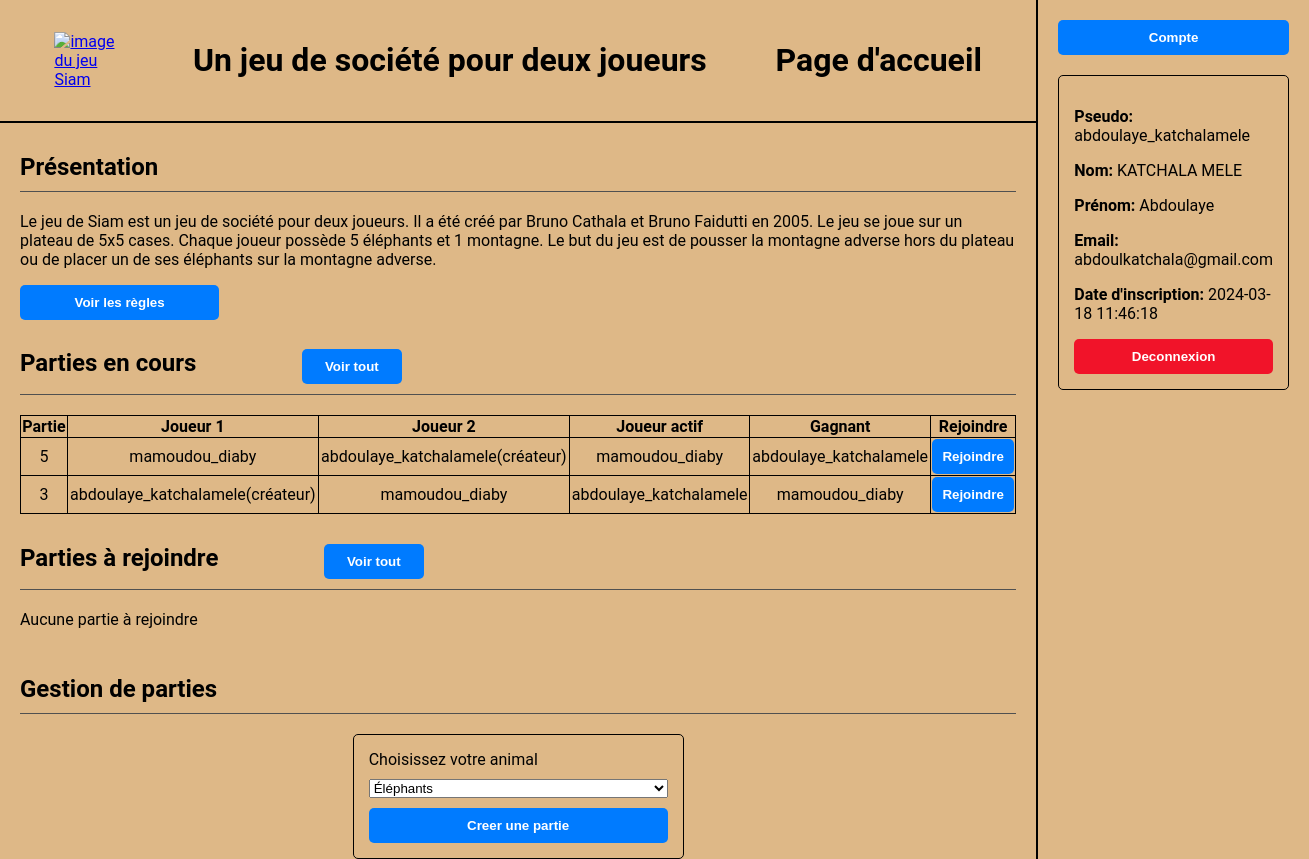
Page /pages/home_page.php (signed in) on the committed database.
### tables this page shows
CREATE TABLE Game (
  game_ID INTEGER PRIMARY KEY AUTOINCREMENT,
  board TEXT,
  last_move TEXT,
  player1 TEXT,
  player2 TEXT,
  winner TEXT,
  active_player TEXT,
  launcher TEXT,
  launch_date DATE,
  FOREIGN KEY (player1) REFERENCES User(username),
  FOREIGN KEY (player2) REFERENCES User(username),
  FOREIGN KEY (winner) REFERENCES User(username),
  FOREIGN KEY (active_player) REFERENCES User(username),
  FOREIGN KEY (launcher) REFERENCES User(username)
);

### pages/home_page.php (the view, shortened to what this page needs)
<?php
if (isset($_SESSION['username'])) {
  try {
    $db = new PDO('sqlite:../datas/data_base.db');
  } catch (PDOException $e) {
    echo "Échec de la connexion", $e->getMessage();
    $db = null;
    exit();
  }
  $query = "SELECT * FROM Game WHERE player1 IS NULL OR player2 IS NULL ORDER BY launch_date DESC LIMIT 5";
  $stmt = $db->query($query);
  $join_results = $stmt->fetchAll(PDO::FETCH_ASSOC);
  if ($_SESSION['is_admin'] == 1) {
    $query = "SELECT * FROM Game ORDER BY launch_date DESC LIMIT 5";
    $stmt = $db->prepare($query);
  } else {
    $query = "SELECT * FROM Game WHERE player1=:username OR player2=:username ORDER BY launch_date DESC LIMIT 5";
    $stmt = $db->prepare($query);
    $stmt->bindValue(':username', $_SESSION['username'], PDO::PARAM_STR);
  }
  $stmt->execute();
  $play_results = $stmt->fetchAll(PDO::FETCH_ASSOC);
} else {
  header('Location: login_page.php');
  exit();
}
?>
<!DOCTYPE html>
<html lang="fr">
<head>
  <link rel="stylesheet" href="../styles/style2.css">
</head>
<body>
  <header>
    <a href="home_page.php"><img src="../images/siam.jpeg" alt="image du jeu Siam"></a>
    <h1>Un jeu de société pour deux joueurs</h1>
    <h1>Page d'accueil</h1>
  </header>
  <section>
    <div>
      <h2>Présentation</h2>
      <p>Le jeu de Siam est un jeu de société pour deux joueurs. Il a été créé par Bruno Cathala et Bruno Faidutti en 2005. Le jeu se joue sur un plateau de 5x5 cases. Chaque joueur possède 5 éléphants et 1 montagne. Le but du jeu est de pousser la montagne adverse hors du plateau ou de placer un de ses éléphants sur la montagne adverse.</p>
      <button id="rules" onclick="window.location.href='rules_page.php'">Voir les règles</button>
    </div>
    <div>
      <h2>
        Parties en cours
        <button class="small_buttons" onclick="window.location.href='in_progress_games_page.php'">Voir tout</button>
      </h2>
      <?php
      if (empty($play_results)) {
        echo "<p>Aucune partie en cours</p>";
      } else {
        echo "<table>";
        echo "<tr><th>Partie</th><th>Joueur 1</th><th>Joueur 2</th><th>Joueur actif</th><th>Gagnant</th><th>Rejoindre</th></tr>";
        foreach ($play_results as $row) {
          echo "<tr>";
          echo "<td>{$row['game_ID']}</td>";
          echo "<td>{$row['player1']}" . (($row['player1'] === $row['launcher']) ? "(créateur)" : "") . "</td>";
          echo "<td>{$row['player2']}" . (($row['player2'] === $row['launcher']) ? "(créateur)" : "") . "</td>";
          echo "<td>{$row['active_player']}</td>";
          echo "<td>{$row['winner']}</td>";
          echo "<td><button onclick=\"window.location.href='game_page.php?id={$row['game_ID']}'\">Rejoindre</button></td>";
          echo "</tr>";
        }
        echo "</table>";
      }
      ?>
    </div>
    <div>
      <h2>
        Parties à rejoindre
        <button class="small_buttons" onclick="window.location.href='waiting_games_page.php'">Voir tout</button>
      </h2>
      <?php
      if (empty($join_results)) {
        echo "<p>Aucune partie à rejoindre</p>";
      }
      ?>
    </div>
    <div>
      <h2>Gestion de parties</h2>
      <div id="forms">
        <form method="post" action="../api/create_game_api.php" class="form">
          <label for="player">Choisissez votre animal</label>
          <select name="player">
            <option value="1">Éléphants</option>
          </select>
          <button type="submit">Creer une partie</button>
        </form>
      </div>
    </div>
  </section>
  <aside>
    <button onclick="window.location.href='account_page.php'">Compte</button>
    <div>
      <?php
      echo "<p><strong>Pseudo:</strong> {$_SESSION['username']}</p>";
      echo "<p><strong>Nom:</strong> {$_SESSION['last_name']}</p>";
      echo "<p><strong>Prénom:</strong> {$_SESSION['first_name']}</p>";
      echo "<p><strong>Email:</strong> {$_SESSION['email']}</p>";
      echo "<p><strong>Date d'inscription:</strong> {$_SESSION['registration_date']}</p>";
      ?>
      <button class='red_buttons' onclick="window.location.href='../api/logout_api.php'">Deconnexion</button>
    </div>
  </aside>
</body>
</html>

### styles/style2.css (style rules this page uses)
body { background-color: burlywood; font-family: 'Roboto', sans-serif; margin: 0; min-height: 100vh; display: grid; grid-template-columns: 4fr 1fr; grid-template-rows: 1fr 6fr; }
header { grid-column: 1; grid-row: 1; display: flex; justify-content: space-around; align-items: center; padding: 0 20px; border-bottom: 2px solid #000; }
section { grid-column: 1; grid-row: 2; display: flex; flex-direction: column; padding: 0 20px; }
aside { grid-column: 2; grid-row: 1 / span 2; display: flex; flex-direction: column; border-left: 2px solid #000; padding: 20px; row-gap: 20px; }
h2 { padding: 10px 0; border-bottom: 1px solid #505050; box-sizing: border-box; }
img { width: 100%; height: 100%; object-fit: contain; }
a { width: 7%; }
.form { display: flex; flex-direction: column; justify-content: space-between; row-gap: 10px; width: 30%; padding: 15px; border: 1px solid #000; border-radius: 5px; }
button { background-color: #007bff; color: white; font-weight: bold; display: inline; width: 100%; border: none; border-radius: 5px; padding: 10px; cursor: pointer; }
#rules { width: 20%; }
.small_buttons { width: 10%; margin-left: 10%; }
.red_buttons { background-color: #f11329; }
aside>div { row-gap: 10px; border: 1px solid #000; padding: 15px; border-radius: 5px; }
#forms { display: flex; align-items: center; justify-content: space-around; gap: 10px; }
table { width: 100%; border-collapse: collapse; }
th, td { border: 1px solid #000; text-align: center; }

### rows in the picture
game: game_ID "5", player1 "mamoudou_diaby", player2 "abdoulaye_katchalamele", shows "(créateur)", active_player "mamoudou_diaby", winner "abdoulaye_katchalamele"
game: game_ID "3", player1 "abdoulaye_katchalamele", shows "(créateur)", player2 "mamoudou_diaby", active_player "abdoulaye_katchalamele", winner "mamoudou_diaby"

### other values in the picture
$_SESSION['username'] "abdoulaye_katchalamele"
$_SESSION['last_name'] "KATCHALA MELE"
$_SESSION['first_name'] "Abdoulaye"
$_SESSION['email'] "abdoulkatchala@gmail.com"
$_SESSION['registration_date'] "2024-03-18 11:46:18"
